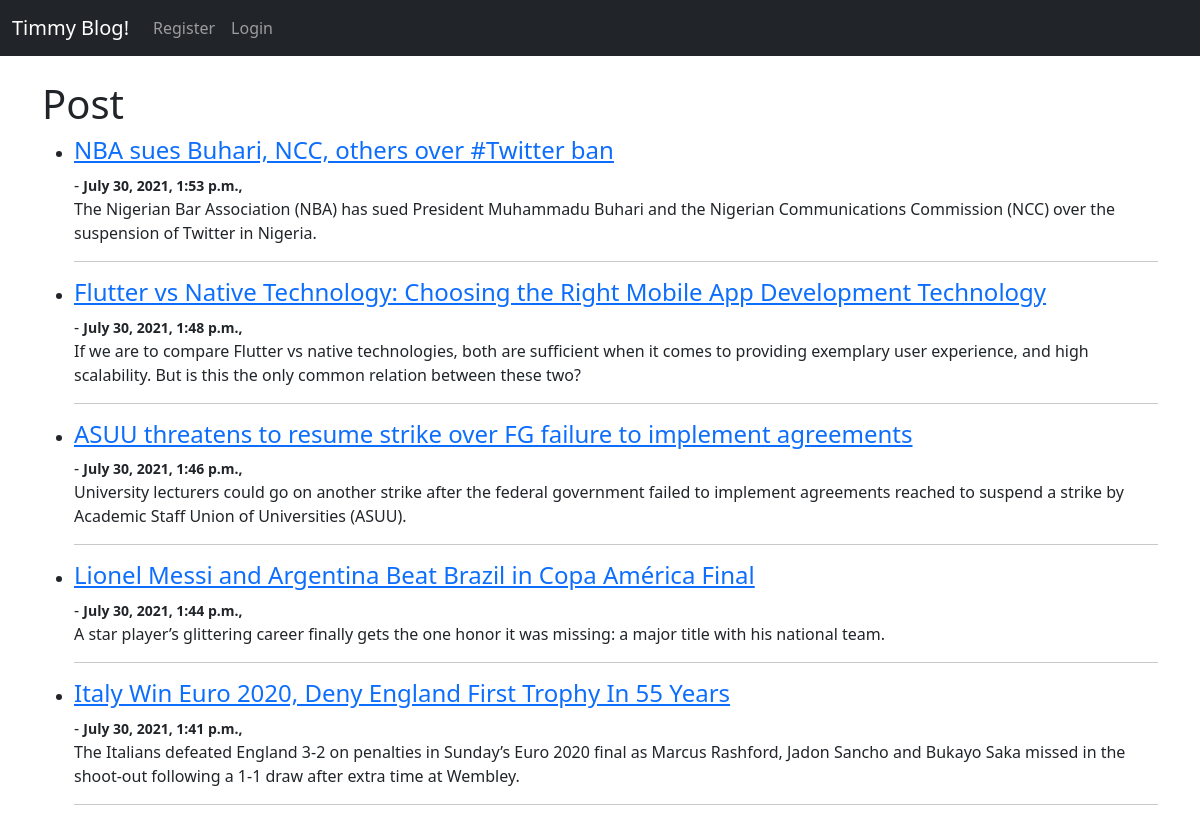
The page / on the database its author committed.
### timmyBlog/models.py (models this page shows, shortened)
class Post(models.Model):
    title = models.CharField(max_length=255)
    header_image = models.ImageField(null=True, blank=True, upload_to="images/")
    title_tag = models.CharField(max_length=255)
    body = RichTextField(blank=True, null=True)
    snippet = models.CharField(max_length=255)
    post_date = models.DateTimeField(auto_now_add=True)
    likes = models.ManyToManyField(User, related_name="blog_post", blank=True)
    dislikes = models.ManyToManyField(User, related_name="blog", blank=True)

### timmyBlog/views.py (the view)
# urls.py: path('', HomePage.as_view(), name="home"),
class HomePage(ListView):
    model = Post
    template_name = 'homePage.html'
    ordering = ['-post_date']

### timmyBlog/templates/homePage.html (shortened to what this page needs)
{% extends 'base.html' %}
{% block content %}
<h1>Post</h1>
<ul>
{% if object_list|length != 0 %}
    {% for post in object_list %}
        <li> <h4><a href="{% url 'detail-post' post.pk %}">
            {{ post.title }} </h4></a> -  <b><small>{{ post.post_date }}, {{ post.post_time }}
            </b>
            <br>
            {{ post.snippet }}
        </li>
        <hr>
    {% endfor %}
{% else %}
<h3>No post yet!</h3>
{% endif %}
</ul>
{% endblock %}

### timmyBlog/templates/base.html (shortened to what this page needs)
<!doctype html>
<html lang="en">
  <head>
    <link href="https://cdn.jsdelivr.net/npm/bootstrap@5.0.2/dist/css/bootstrap.min.css" rel="stylesheet">
  </head>
  <body>
    <nav class="navbar navbar-expand-lg navbar-dark bg-dark">
      <div class="container-fluid">
        <a class="navbar-brand" href="{% url 'home' %}">Timmy Blog!</a>
        <div class="collapse navbar-collapse" id="navbarSupportedContent">
          <ul class="navbar-nav me-auto mb-2 mb-lg-0">
            {% if user.is_authenticated %}
              <li class="nav-item">
                <a class="nav-link" href="{% url 'edit-profile' %}">Edit Profile</a>
              </li>
              <li class="nav-item">
                <a class="nav-link" href="{% url 'logout' %}">Logout</a>
              </li>
              {% if user.is_superuser %}
                <li class="nav-item">
                  <a class="nav-link" href="{% url 'add-post' %}">Add Post</a>
                </li>
              {% endif %}
            {% else %}
              <li class="nav-item">
                <a class="nav-link" href="{% url 'register' %}">Register</a>
              </li>
              <li class="nav-item">
                <a class="nav-link" href="{% url 'login' %}">Login</a>
              </li>
            {% endif %}
          </ul>
        </div>
      </div>
    </nav>
      <br>
      <div class="container">
        {% block content %}
        {% endblock %}
      </div>
  </body>
</html>

### rows shown on the page
Post: title "NBA sues Buhari, NCC, others over #Twitter ban", post_date "July 30, 2021, 1:53 p.m.", snippet "The Nigerian Bar Association (NBA) has sued President Muhammadu Buhari and the Nigerian Communications Commission (NCC) over the suspension of Twitter in Nigeria."
Post: title "Flutter vs Native Technology: Choosing the Right Mobile App Development Technology", post_date "July 30, 2021, 1:48 p.m.", snippet "If we are to compare Flutter vs native technologies, both are sufficient when it comes to providing exemplary user experience, and high scalability. But is this the only common relation between these two?"
Post: title "ASUU threatens to resume strike over FG failure to implement agreements", post_date "July 30, 2021, 1:46 p.m.", snippet "University lecturers could go on another strike after the federal government failed to implement agreements reached to suspend a strike by Academic Staff Union of Universities (ASUU)."
Post: title "Lionel Messi and Argentina Beat Brazil in Copa América Final", post_date "July 30, 2021, 1:44 p.m.", snippet "A star player’s glittering career finally gets the one honor it was missing: a major title with his national team."
Post: title "Italy Win Euro 2020, Deny England First Trophy In 55 Years", post_date "July 30, 2021, 1:41 p.m.", snippet "The Italians defeated England 3-2 on penalties in Sunday’s Euro 2020 final as Marcus Rashford, Jadon Sancho and Bukayo Saka missed in the shoot-out following a 1-1 draw after extra time at Wembley."
